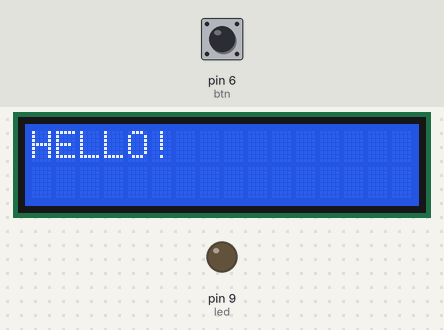
A sketch run on a simulated Arduino Uno, built with avr-gcc and run on an emulated ATmega328P. Parts: 16×2 character LCD, output pins drawn as LEDs (lit = HIGH). The inputs (shaded band) are chosen by the test bench; at power-on: pin 6 (btn) LOW.

Above: at 1.2 s.
1.3 s: pin 6 (btn) pulsed HIGH 5 times (0.12 s each, 0.3 s apart)
At 3.2 s:
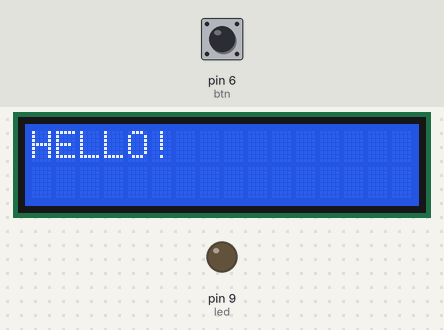
4.3 s: pin 6 (btn) pulled HIGH for 0.15 s
At 4.8 s:
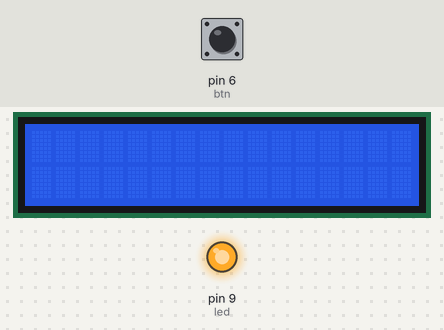
5.9 s: pin 6 (btn) pulled HIGH for 1 s
At 7.3 s:
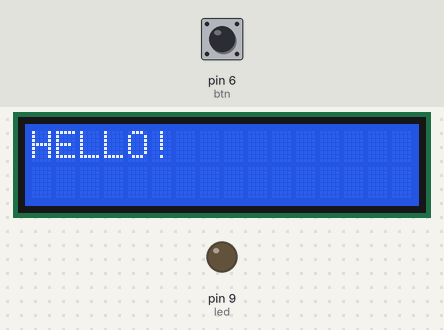
Timing chart, 0 to 8.9 s (numbered marks = the images above; inputs shaded):
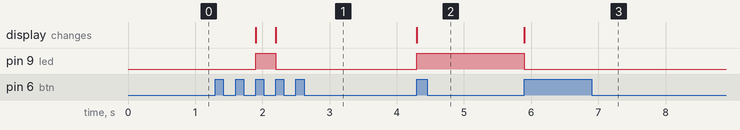

The sketch:

th_baitap5.ino
```cpp
#include <LiquidCrystal.h>
LiquidCrystal lcd(12,11,5,4,3,2);
int led = 9;
int btn = 6;
int btnS = LOW;
int state = 0;
void setup() {
  lcd.begin (16,2);
  lcd.print("HELLO!");
  pinMode(led,OUTPUT);
  pinMode(btn,INPUT);
}

void loop() {
  if (btnS == LOW && digitalRead(btn) == HIGH){
    btnS = digitalRead(btn);
    state++;
  }
  btnS = digitalRead(btn);
  switch(state)
    {
      case 1: {
        lcd.noDisplay();
        digitalWrite (led, HIGH);
      } break;
      case 2: {
        lcd.display();
        digitalWrite(led,LOW);
      } break;
      default: {state = 0;}
    }
}
```

Measured:
- after the input at 1.3 s, pin 9 (led): LOW → HIGH after 0.60 s, → LOW 0.30 s later; the display: first changes after 0.60 s (image 1 shows a later state)
- after the input at 4.3 s, pin 9 (led): LOW → HIGH at once; the display: changes at once (image 2)
- after the input at 5.9 s, pin 9 (led): HIGH → LOW at once; the display: changes at once (image 3)
